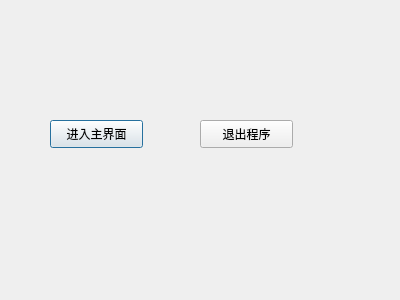
<?xml version="1.0" encoding="UTF-8"?>
<ui version="4.0">
 <class>myDialog</class>
 <widget class="QDialog" name="myDialog">
  <property name="geometry">
   <rect>
    <x>0</x>
    <y>0</y>
    <width>400</width>
    <height>300</height>
   </rect>
  </property>
  <property name="windowTitle">
   <string>Dialog</string>
  </property>
  <widget class="QPushButton" name="pushButton">
   <property name="geometry">
    <rect>
     <x>50</x>
     <y>120</y>
     <width>93</width>
     <height>28</height>
    </rect>
   </property>
   <property name="text">
    <string>进入主界面</string>
   </property>
  </widget>
  <widget class="QPushButton" name="pushButton_2">
   <property name="geometry">
    <rect>
     <x>200</x>
     <y>120</y>
     <width>93</width>
     <height>28</height>
    </rect>
   </property>
   <property name="text">
    <string>退出程序</string>
   </property>
  </widget>
 </widget>
 <resources/>
 <connections>
  <connection>
   <sender>pushButton_2</sender>
   <signal>clicked()</signal>
   <receiver>myDialog</receiver>
   <slot>close()</slot>
   <hints>
    <hint type="sourcelabel">
     <x>250</x>
     <y>129</y>
    </hint>
    <hint type="destinationlabel">
     <x>242</x>
     <y>75</y>
    </hint>
   </hints>
  </connection>
 </connections>
</ui>
